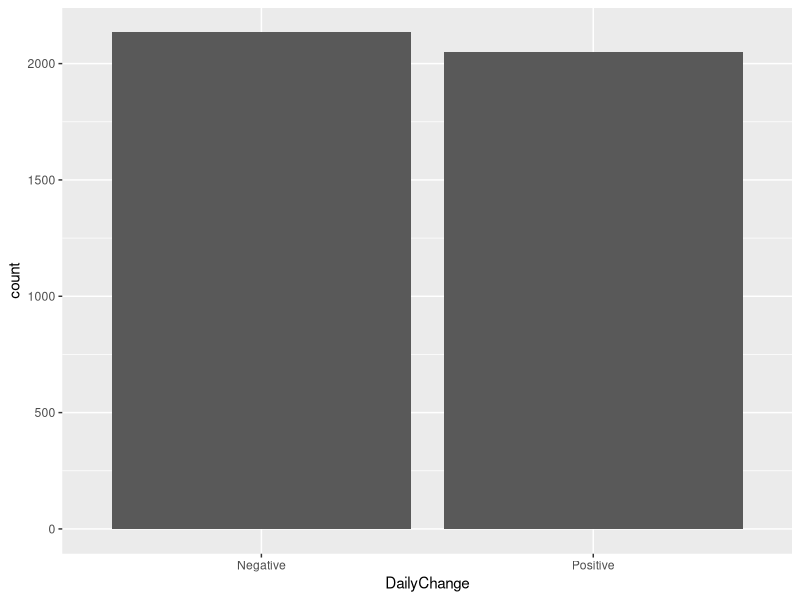
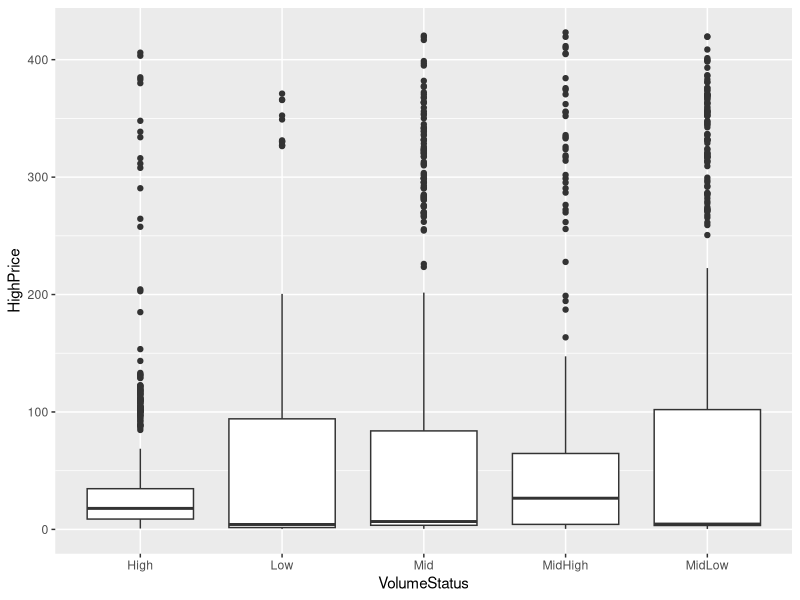
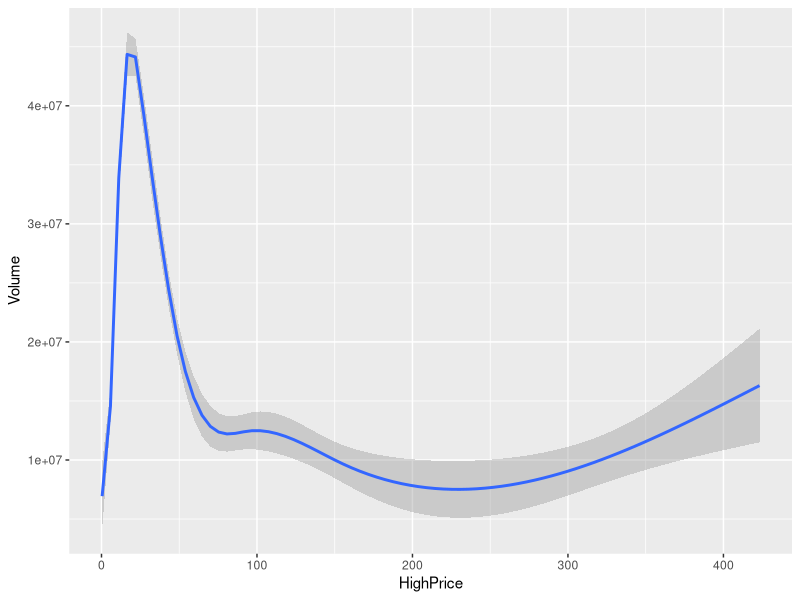
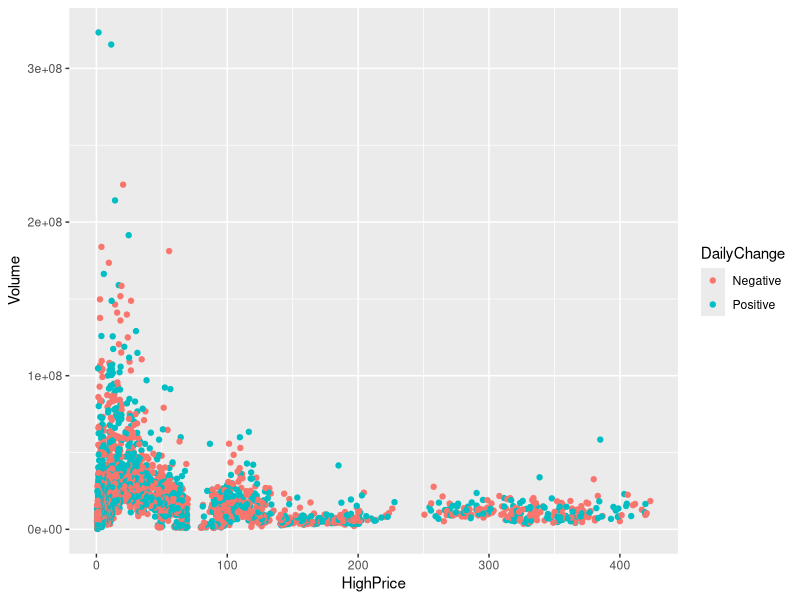
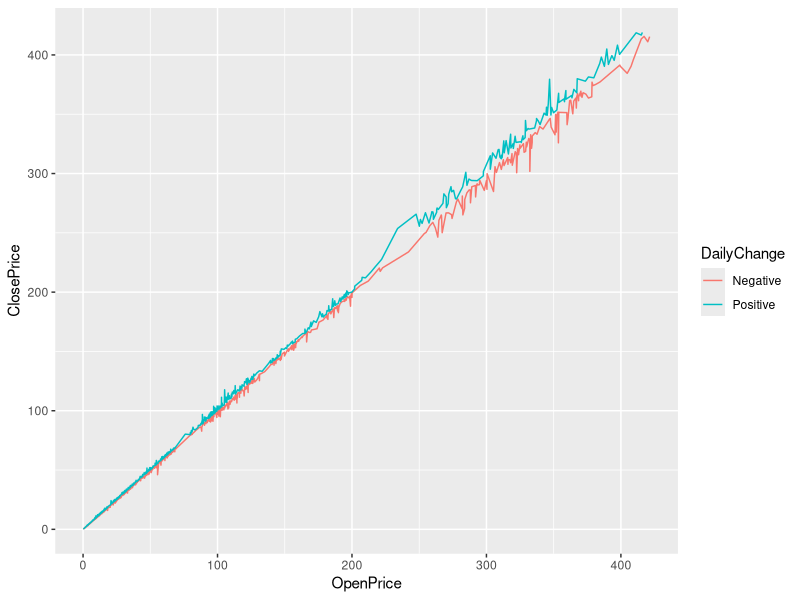
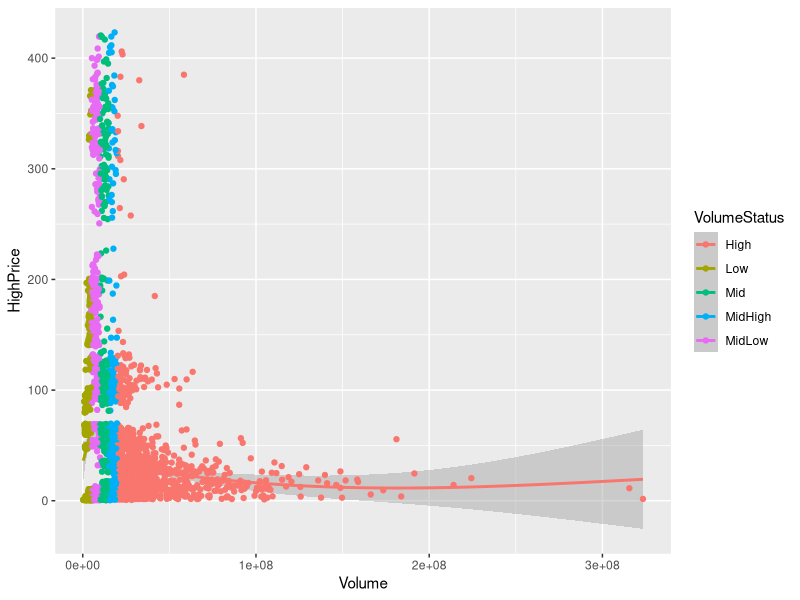

These figures' R source, in order:
## ---- chunk 1
X<-2 #Assigns X the value of 2
X #Displays X
Y<-c(1,2,3,4) #Assigns the vector/list of numbers (1,2,3,4) to Y
Y #Displays Y
## ---- chunk 2
P<- -4
P
Q<-c(2,4,6,8)
Q

## ---- chunk 3
R<-seq(-99,99,2)
R
S<-seq(200,57.5, -7.5)
S
## ---- chunk 4
#a) 
X + P 
## ---- chunk 5
#b)
P^X

## ---- chunk 6
#c)

Q - Y
## ---- chunk 7
#d)
Q * Y 
## ---- chunk 8
#e)
sqrt(Y/Q)

## ---- chunk 9
#f)
R + S
## ---- chunk 10
#g)
P*S

## ---- chunk 11
#h)
P^R
## ---- chunk 12
#install.packages("tidyverse")

library(tidyverse)


## ---- chunk 13
NFLX<-read_csv("Netflix.csv")
## ---- chunk 14
#The dimension of NFLX
dim(NFLX)

#The type of data in i) column 1 and ii) column 6
class(NFLX$Date)
class(NFLX$Volume)


#The largest opening price
max(NFLX$OpenPrice)

#The smallest low price
min(NFLX$LowPrice)

#The average closing price
mean(NFLX$ClosePrice)

#A summary of the Netflix stock prices over its history (Note: some of your values above should be in this table)


summary(NFLX)

#The total number of Netflix stock trades made over its history 
#(Note: Try it two different ways. First, using the sum() command which may or may not give you an error
#due to the size of the number.  Second, using the mean() command and the number of values in the volume variable.

sum(NFLX$Volume)


## ---- chunk 15
#List the stock prices in the 1000th row.
NFLX[1000,]

#Find the price of the Netflix stock in the 3333rd row and 4th column.
NFLX[3333,4]


#Find the total number of times that Netflix has been traded more than 10 million times in a day.

NFLX$Volume[NFLX$Volume>10000000]

#Find the total number of times that Netflix volume has been considered high.
length(NFLX$VolumeStatus[NFLX$VolumeStatus == "high"])

#Find the row(s) where the highest price was over than $400
NFLX$HighPrice[NFLX$HighPrice>400]
#Note that the output is a little confusing here. In the output, the tbl_df 1x8 is the 1000th row of NFLX, the tbl_df 1x1 is the price in entry [3333,4], and the R Console is the number of times the stock has been traded more than 10 million times in a day, the number of times its volume was high, and rows where its highest price was over $400.  We could have avoided this confusion by putting each line of code in its own code chunk.
## ---- chunk 16
#Plot the daily change variable using a bar chart.  
ggplot(data = NFLX) + geom_bar(mapping = aes(x= DailyChange))


## ---- chunk 17
#Plot the high price (i.e. y) vs volume status (i.e. x) using a box plot.  

ggplot(data = NFLX) + geom_boxplot(mapping = aes(x = VolumeStatus, y = HighPrice))
## ---- chunk 18
#Plot the volume vs high price as a smooth curve.
ggplot(data = NFLX) + geom_smooth(mapping = aes(x= HighPrice, y= Volume))

## ---- chunk 19
#Plot the volume vs high price as points and ensure the points are the same colour when daily changes are the same.
ggplot(data = NFLX) + geom_point(mapping = aes(x= HighPrice, y= Volume, color = DailyChange))


## ---- chunk 20
#Plot a line graph of the closing prices vs opening prices for each type of daily change.

ggplot(data = NFLX) + geom_line(mapping = aes(x = OpenPrice, y = ClosePrice, color = DailyChange))
## ---- chunk 21
#Combine the two plots (smooth curve and points) for volume vs high price from above ensuring that the points are coloured by their VolumeStatus
ggplot(data = NFLX) + geom_smooth(mapping = aes(x = Volume, y = HighPrice, color = VolumeStatus)) + geom_point(mapping = aes(x = Volume, y = HighPrice, color = VolumeStatus))

